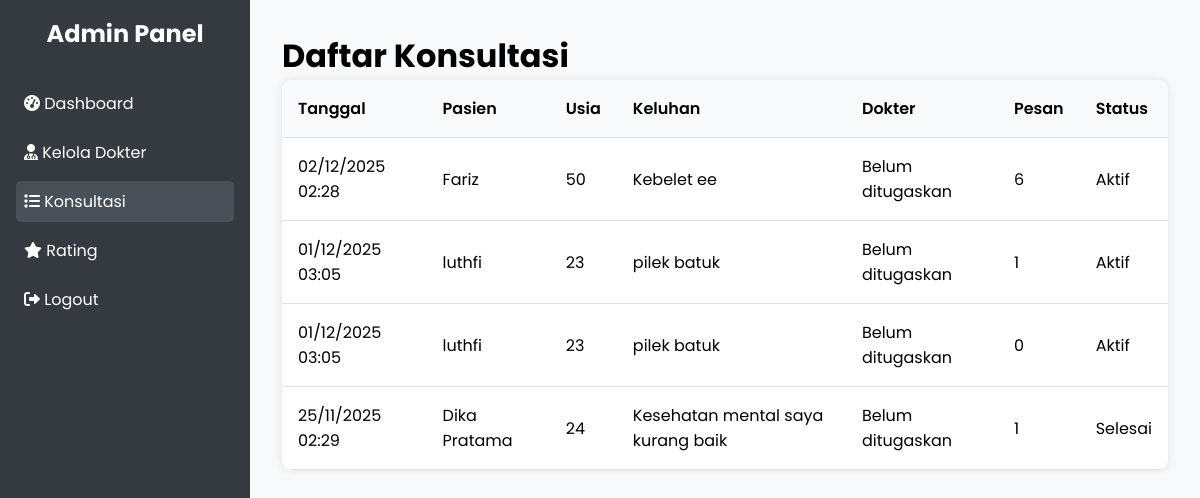
Page /pages/admin/consultations.php (signed in) on the committed database.
### tables this page shows
CREATE TABLE `sesi_chat` (
  `id` int NOT NULL,
  `nama_pasien` varchar(100) NOT NULL,
  `usia_pasien` int NOT NULL,
  `keluhan` text NOT NULL,
  `id_dokter` int DEFAULT NULL,
  `status` enum('aktif','selesai') DEFAULT 'aktif',
  `catatan_dokter` text,
  `rating` int DEFAULT NULL,
  `komentar_rating` text,
  `dibuat_pada` timestamp NULL DEFAULT CURRENT_TIMESTAMP,
  `diperbarui_pada` timestamp NULL DEFAULT CURRENT_TIMESTAMP ON UPDATE CURRENT_TIMESTAMP
);

### pages/admin/consultations.php (the view, shortened to what this page needs)
<?php
include '../../includes/db.php';
$stmt = $pdo->query("SELECT sc.*, p.nama as nama_dokter, COUNT(ps.id) as jumlah_pesan FROM sesi_chat sc LEFT JOIN pengguna p ON sc.id_dokter = p.id LEFT JOIN pesan ps ON sc.id = ps.id_sesi GROUP BY sc.id ORDER BY sc.dibuat_pada DESC");
$daftar_konsultasi = $stmt->fetchAll();
?>
<!DOCTYPE html>
<html lang="id">
<head>
    <link rel="stylesheet" href="../../assets/css/admin.css">
    <link rel="stylesheet" href="https://cdnjs.cloudflare.com/ajax/libs/font-awesome/6.0.0/css/all.min.css">
</head>
<body>
    <div class="admin-container">
        <div class="sidebar">
            <h2>Admin Panel</h2>
            <ul>
                <li><a href="dashboard.php"><i class="fas fa-tachometer-alt"></i> Dashboard</a></li>
                <li><a href="doctors.php"><i class="fas fa-user-md"></i> Kelola Dokter</a></li>
                <li><a href="consultations.php" class="active"><i class="fas fa-list"></i> Konsultasi</a></li>
                <li><a href="ratings.php"><i class="fas fa-star"></i> Rating</a></li>
                <li><a href="../../logout.php"><i class="fas fa-sign-out-alt"></i> Logout</a></li>
            </ul>
        </div>
        <div class="main-content">
            <h1>Daftar Konsultasi</h1>
            <table class="table">
                <thead>
                    <tr>
                        <th>Tanggal</th>
                        <th>Pasien</th>
                        <th>Usia</th>
                        <th>Keluhan</th>
                        <th>Dokter</th>
                        <th>Pesan</th>
                        <th>Status</th>
                    </tr>
                </thead>
                <tbody>
                    <?php foreach ($daftar_konsultasi as $konsultasi): ?>
                    <tr>
                        <td><?php echo date('d/m/Y H:i', strtotime($konsultasi['dibuat_pada'])); ?></td>
                        <td><?php echo htmlspecialchars($konsultasi['nama_pasien']); ?></td>
                        <td><?php echo $konsultasi['usia_pasien']; ?></td>
                        <td><?php echo htmlspecialchars($konsultasi['keluhan']); ?></td>
                        <td><?php echo htmlspecialchars($konsultasi['nama_dokter'] ?? 'Belum ditugaskan'); ?></td>
                        <td><?php echo $konsultasi['jumlah_pesan']; ?></td>
                        <td><?php echo ucfirst($konsultasi['status']); ?></td>
                    </tr>
                    <?php endforeach; ?>
                </tbody>
            </table>
        </div>
    </div>
</body>
</html>

### assets/css/admin.css (style rules this page uses)
* { margin: 0; padding: 0; box-sizing: border-box; }
body { font-family: 'Poppins', sans-serif; background-color: #f8f9fa; }
.admin-container { display: flex; min-height: 100vh; }
.sidebar { width: 250px; background-color: #343a40; color: #fff; padding: 1rem; }
.sidebar h2 { margin-bottom: 2rem; text-align: center; }
.sidebar ul { list-style: none; }
.sidebar ul li { margin-bottom: 0.5rem; }
.sidebar ul li a { color: #fff; text-decoration: none; display: block; padding: 0.5rem; border-radius: 5px; transition: background-color 0.3s; }
.sidebar ul li a:hover, .sidebar ul li a.active { background-color: #495057; }
.main-content { flex: 1; padding: 2rem; }
.table { width: 100%; border-collapse: collapse; background-color: #fff; border-radius: 10px; overflow: hidden; box-shadow: 0 0 10px rgba(0,0,0,0.1); }
.table th, .table td { padding: 1rem; text-align: left; border-bottom: 1px solid #dee2e6; }
.table th { background-color: #f8f9fa; font-weight: 600; }

### rows in the picture
sesi_chat: dibuat_pada "02/12/2025 02:28", nama_pasien "Fariz", usia_pasien "50", keluhan "Kebelet ee", nama_dokter "Belum ditugaskan", jumlah_pesan "6", status "Aktif"
sesi_chat: dibuat_pada "01/12/2025 03:05", nama_pasien "luthfi", usia_pasien "23", keluhan "pilek batuk", nama_dokter "Belum ditugaskan", jumlah_pesan "1", status "Aktif"
sesi_chat: dibuat_pada "01/12/2025 03:05", nama_pasien "luthfi", usia_pasien "23", keluhan "pilek batuk", nama_dokter "Belum ditugaskan", jumlah_pesan "0", status "Aktif"
sesi_chat: dibuat_pada "25/11/2025 02:29", nama_pasien "Dika Pratama", usia_pasien "24", keluhan "Kesehatan mental saya kurang baik", nama_dokter "Belum ditugaskan", jumlah_pesan "1", status "Selesai"
